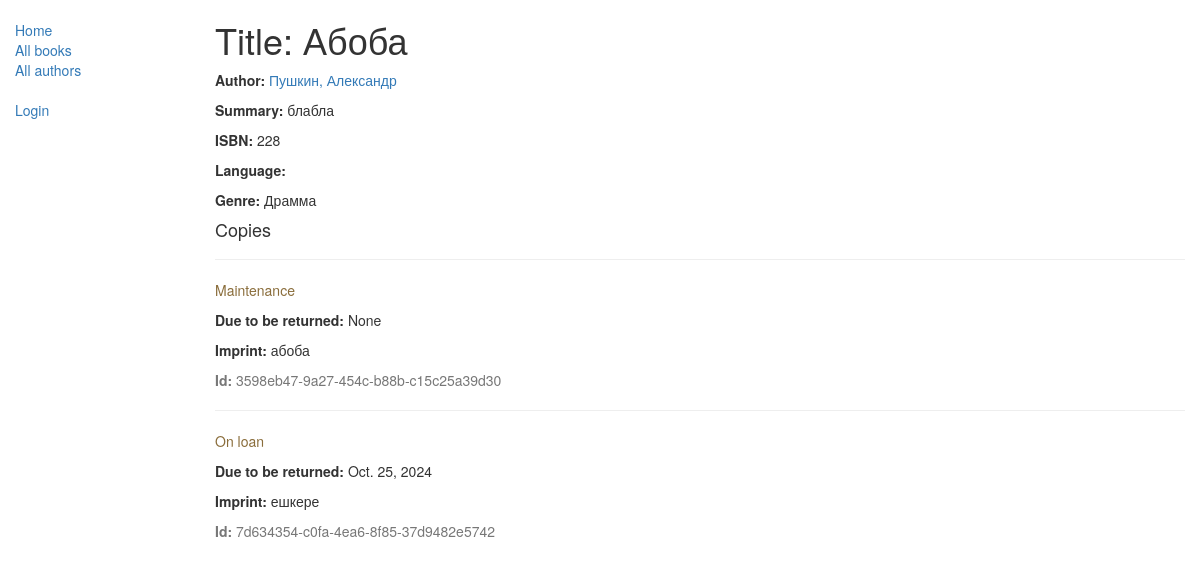
/catalog/book/1, run on the app's committed database.
### catalog/models.py (models this page shows, shortened)
class Book(models.Model):
    title = models.CharField(max_length=200)
    author = models.ForeignKey('Author', on_delete=models.SET_NULL, null=True)
    summary = models.TextField(max_length=1000, help_text="Enter a brief description of the book")
    isbn = models.CharField('ISBN', max_length=13, help_text='13 Character < a href = "https://www.isbn-international.org/content/what-isbn">ISBN number</a>')
    genre = models.ManyToManyField(Genre, help_text="Select a genre for this book")
    def display_genre(self):
        return ', '.join([genre.name for genre in self.genre.all() [:3]])
    display_genre.short_description = 'Genre'

class Author(models.Model):
    first_name = models.CharField(max_length=100)
    last_name = models.CharField(max_length=100)
    date_of_birth = models.DateField(null=True, blank=True)
    date_of_death = models.DateField('Died', null=True, blank=True)
    def __str__(self):
        return '%s, %s' % (self.last_name, self.first_name)

class Genre(models.Model):
    name = models.CharField(max_length=200, help_text="Enter a book genre(e.g. ScienceFiction, FrenchPoetryetc.)", unique=True)
    def __str__(self):
        return self.name

class BookInstance(models.Model):
    id = models.UUIDField(primary_key=True, default=uuid.uuid4, help_text="Unique ID for this particular book across whole library")
    book = models.ForeignKey('Book', on_delete=models.SET_NULL, null=True)
    imprint = models.CharField(max_length=200)
    due_back = models.DateField(null=True, blank=True)
    borrower = models.ForeignKey(User, on_delete=models.SET_NULL, null=True, blank=True)
    LOAN_STATUS = (
        ('m', 'Maintenance'),
        ('o', 'On loan'),
        ('a', 'Available'),
        ('r', 'Reserved'),
    )
    status = models.CharField(max_length=1, choices=LOAN_STATUS, blank=True, default='m', help_text='Book availability')
    class Meta:
        ordering = ["due_back"]
        permissions = (("can_mark_returned", "Set book as returned"),)

### catalog/views.py (the view)
# urls.py: url(r'^book/(?P<pk>\d+)$', views.BookDetailView.as_view(), name='book-detail'),
class BookDetailView(generic.DetailView):
    model = Book

### catalog/templates/catalog/book_detail.html
{% extends "base_generic.html" %}
{% block content %}
  <h1>Title: {{book.title}}</h1>
  <p><strong>Author:</strong> <a href="{{ author.get_absolute_url }}">{{ book.author }}</a></p>
  <p><strong>Summary:</strong> {{ book.summary }}</p>
  <p><strong>ISBN:</strong> {{ book.isbn }}</p>
  <p><strong>Language:</strong> {{ book.language }}</p>
  <p><strong>Genre:</strong> {% for genre in book.genre.all%} {{ genre }}{% if not forloop.last %}, {% endif %}{% endfor %}</p>
    <h4>Copies</h4>
    {% for copy in book.bookinstance_set.all %}
    <hr>
    <p class="{% if copy.status == 'a' %}text-success{% elif copy.status == 'd' %}text-danger{% else %}text-warning{% endif %}">{{ copy.get_status_display }}</p>
    {% if copy.status != 'a' %}<p><strong>Due to be returned:</strong> {{copy.due_back}}</p>{% endif %}
    <p><strong>Imprint:</strong> {{copy.imprint}}</p>
    <p class="text-muted"><strong>Id:</strong> {{copy.id}}</p>
    {% endfor %}
  </div>
{% endblock %}

### data on the page
Book: title "Абоба", author "Пушкин, Александр", summary "блабла", isbn "228"
Genre: name "Драмма"
BookInstance: status "Maintenance", due_back "None", imprint "абоба", id "3598eb47-9a27-454c-b88b-c15c25a39d30"
BookInstance: status "On loan", due_back "Oct. 25, 2024", imprint "ешкере", id "7d634354-c0fa-4ea6-8f85-37d9482e5742"
